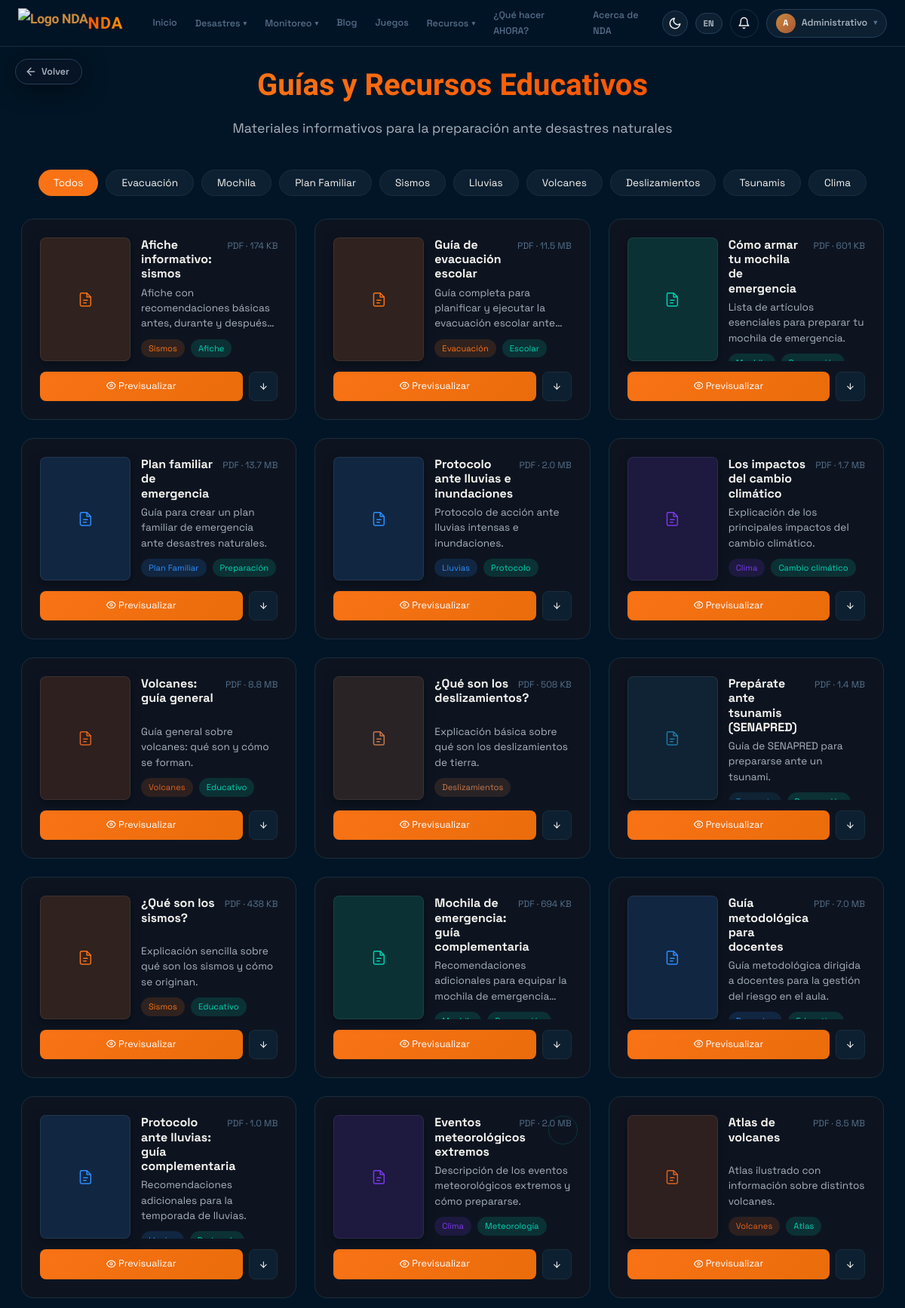
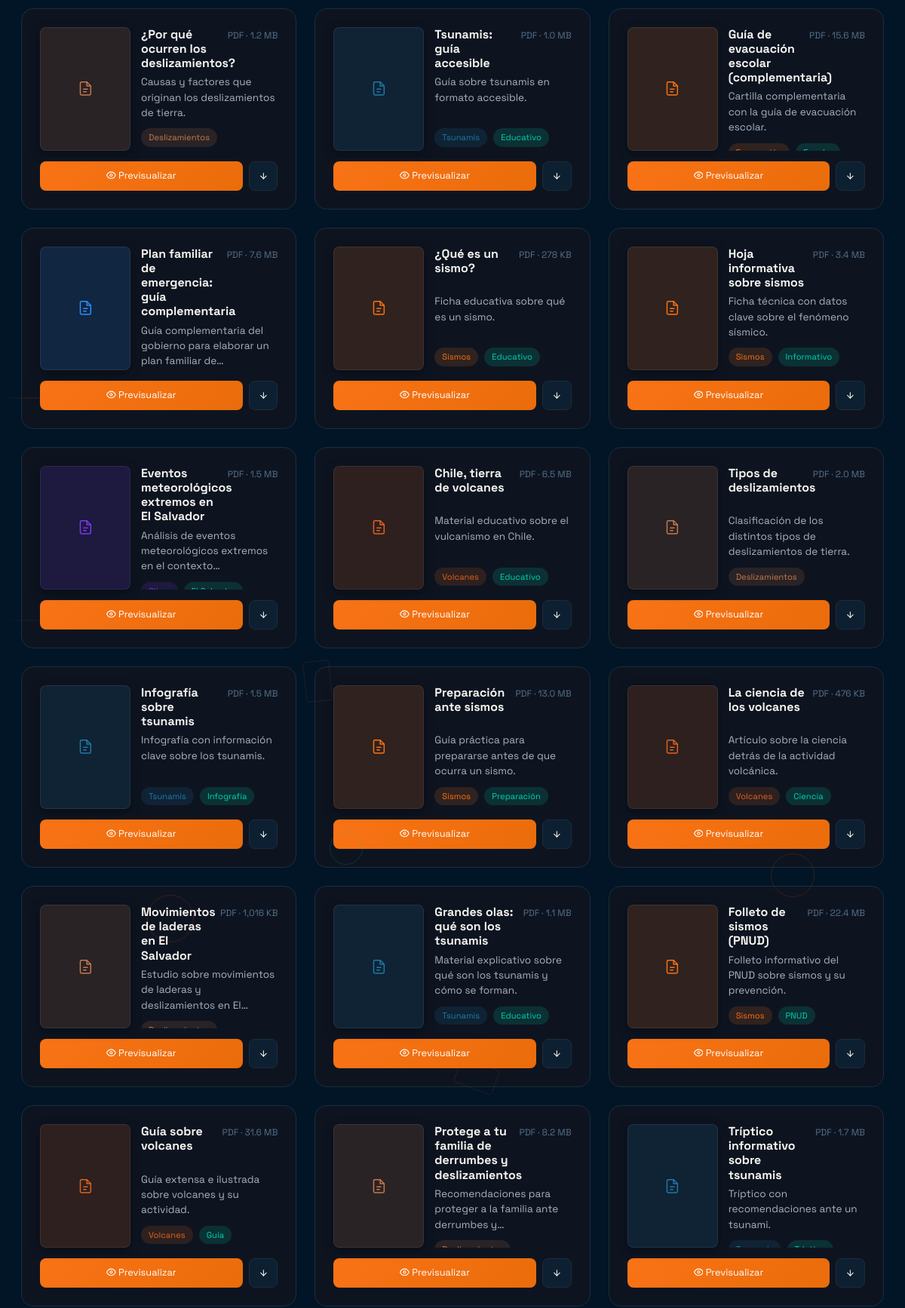
Screenshot of /?url=resources (signed in, upper part) with the database file from the repository (2 pictures, top to bottom).
### tables this page shows
CREATE TABLE recursos (
    recursos_id INT PRIMARY KEY AUTO_INCREMENT,
    titulo VARCHAR(150) NOT NULL,
    descripcion VARCHAR(300) NULL,
    categoria VARCHAR(30) NOT NULL,
    tags VARCHAR(150) NULL,
    archivo VARCHAR(255) NOT NULL,
     
    tamano_bytes BIGINT NULL,
    orden INT NOT NULL DEFAULT 0,
    usuarios_id INT NULL,
    created_at TIMESTAMP DEFAULT CURRENT_TIMESTAMP,
    updated_at TIMESTAMP DEFAULT CURRENT_TIMESTAMP ON UPDATE CURRENT_TIMESTAMP,
     
    FOREIGN KEY (usuarios_id) REFERENCES usuarios(usuarios_id) ON DELETE SET NULL,
     
    INDEX idx_recurso_categoria_orden (categoria, orden)
);

### controllers/MainController.php (called while the page is built, shortened)
<?php
class MainController {
    public function recursos() {
        $data = [
            'title' => 'Recursos - NDA',
            'user' => currentUser()
        ];
        view('resources', $data);
    }
}
?>

### config.php (called while the page is built, shortened)
<?php
function getDB() {
    try {
        $pdo = new PDO(
            "mysql:host=" . DB_HOST . ";dbname=" . DB_NAME . ";charset=utf8mb4",
            DB_USER,
            DB_PASS
        );
        $pdo->setAttribute(PDO::ATTR_ERRMODE, PDO::ERRMODE_EXCEPTION);
        $pdo->setAttribute(PDO::ATTR_DEFAULT_FETCH_MODE, PDO::FETCH_ASSOC);
        return $pdo;
    } catch (PDOException $e) {
        die("Connection error: " . $e->getMessage());
    }
}
?>

### models/RecursoModel.php (called while the page is built, shortened)
<?php
class RecursoModel {
    private $db;
    public function __construct() {
        $this->db = getDB();
    }
    public function getAllForPublic() {
        $stmt = $this->db->query("SELECT * FROM recursos ORDER BY orden ASC, created_at DESC");
        return $stmt->fetchAll();
    }
}

### views/resources.php (the view, shortened to what this page needs)
<?php
require_once __DIR__ . '/../models/RecursoModel.php';
$RECURSOS = (new RecursoModel())->getAllForPublic();
$catColors = [
    'evacuacion'      => ['#f97316', 'rgba(249, 115, 22, 0.15)'],
    'mochila'         => ['#00d4b0', 'rgba(0, 212, 176, 0.15)'],
    'plan'            => ['#2d8fff', 'rgba(45, 143, 255, 0.15)'],
    'sismo'           => ['#f97316', 'rgba(249, 115, 22, 0.15)'],
    'lluvias'         => ['#2d8fff', 'rgba(45, 143, 255, 0.15)'],
    'volcanes'        => ['#e0631f', 'rgba(224, 99, 31, 0.15)'],
    'clima'           => ['#7c3aed', 'rgba(124, 58, 237, 0.15)'],
    'deslizamientos'  => ['#C67A4B', 'rgba(198, 122, 75, 0.15)'],
    'tsunamis'        => ['#1f7aa8', 'rgba(31, 122, 168, 0.15)'],
];
function formatResourceSize($bytes) {
    $mb = $bytes / (1024 * 1024);
    return $mb >= 1 ? number_format($mb, 1) . ' MB' : number_format($bytes / 1024, 0) . ' KB';
}
?>
<div class="resources-page">
    <div class="wrap" style="padding-top: 80px; padding-bottom: 60px;">
        <div style="text-align: center; margin-bottom: 40px;">
            <h1 style="font-family: var(--fd); font-size: 2.5rem; font-weight: 900; background: linear-gradient(135deg, #f97316, #ff5500); -webkit-background-clip: text; -webkit-text-fill-color: transparent; display: inline-block;">
                 Guías y Recursos Educativos
            </h1>
            <p style="color: var(--text2); font-size: 1.1rem; margin-top: 10px;">
                Materiales informativos para la preparación ante desastres naturales
            </p>
        </div>
        <div style="display: flex; gap: 10px; flex-wrap: wrap; justify-content: center; margin-bottom: 30px;">
            <button class="filter-btn active" data-filter="all" style="background: #f97316; color: #fff; border: none; padding: 8px 20px; border-radius: 50px; font-size: 0.85rem; cursor: pointer; transition: all 0.2s;">Todos</button>
            <button class="filter-btn" data-filter="evacuacion" style="background: var(--card2); color: var(--text); border: 1px solid var(--border); padding: 8px 20px; border-radius: 50px; font-size: 0.85rem; cursor: pointer; transition: all 0.2s;"> Evacuación</button>
            <button class="filter-btn" data-filter="mochila" style="background: var(--card2); color: var(--text); border: 1px solid var(--border); padding: 8px 20px; border-radius: 50px; font-size: 0.85rem; cursor: pointer; transition: all 0.2s;"> Mochila</button>
            <button class="filter-btn" data-filter="plan" style="background: var(--card2); color: var(--text); border: 1px solid var(--border); padding: 8px 20px; border-radius: 50px; font-size: 0.85rem; cursor: pointer; transition: all 0.2s;"> Plan Familiar</button>
            <button class="filter-btn" data-filter="sismo" style="background: var(--card2); color: var(--text); border: 1px solid var(--border); padding: 8px 20px; border-radius: 50px; font-size: 0.85rem; cursor: pointer; transition: all 0.2s;"> Sismos</button>
            <button class="filter-btn" data-filter="lluvias" style="background: var(--card2); color: var(--text); border: 1px solid var(--border); padding: 8px 20px; border-radius: 50px; font-size: 0.85rem; cursor: pointer; transition: all 0.2s;"> Lluvias</button>
            <button class="filter-btn" data-filter="volcanes" style="background: var(--card2); color: var(--text); border: 1px solid var(--border); padding: 8px 20px; border-radius: 50px; font-size: 0.85rem; cursor: pointer; transition: all 0.2s;"> Volcanes</button>
            <button class="filter-btn" data-filter="deslizamientos" style="background: var(--card2); color: var(--text); border: 1px solid var(--border); padding: 8px 20px; border-radius: 50px; font-size: 0.85rem; cursor: pointer; transition: all 0.2s;"> Deslizamientos</button>
            <button class="filter-btn" data-filter="tsunamis" style="background: var(--card2); color: var(--text); border: 1px solid var(--border); padding: 8px 20px; border-radius: 50px; font-size: 0.85rem; cursor: pointer; transition: all 0.2s;"> Tsunamis</button>
            <button class="filter-btn" data-filter="clima" style="background: var(--card2); color: var(--text); border: 1px solid var(--border); padding: 8px 20px; border-radius: 50px; font-size: 0.85rem; cursor: pointer; transition: all 0.2s;"> Clima</button>
        </div>
        <div class="resources-grid" style="display: grid; grid-template-columns: repeat(auto-fill, minmax(300px, 1fr)); gap: 24px;">
            <?php foreach ($RECURSOS as $r):
                $cat = $r['categoria'];
                $accent = $catColors[$cat][0] ?? '#f97316';
                $accentBg = $catColors[$cat][1] ?? 'rgba(249, 115, 22, 0.15)';
                $tagList = array_filter(array_map('trim', explode(',', $r['tags'] ?? '')));
                $sizeLabel = formatResourceSize($r['tamano_bytes']);
            ?>
            <div class="resource-card" data-category="<?= htmlspecialchars($cat) ?>" style="background: var(--card); border: 1px solid var(--border); border-radius: 16px; padding: 24px; transition: transform 0.2s, box-shadow 0.2s;">
                <div style="display: flex; gap: 14px; margin-bottom: 14px;">
                    <div class="res-thumb" data-pdf="<?= htmlspecialchars($r['archivo']) ?>" style="width:120px;height:164px;flex-shrink:0;border-radius:8px;overflow:hidden;background:<?= $accentBg ?>;display:flex;align-items:center;justify-content:center;color:<?= $accent ?>;position:relative;border:1px solid rgba(255,255,255,.08);box-shadow:0 4px 14px rgba(0,0,0,.35);transition:transform .25s ease, box-shadow .25s ease;">
                    </div>
                    <div style="min-width:0;height:164px;overflow:hidden;">
                        <div style="display:flex;align-items:baseline;gap:8px;flex-wrap:nowrap;">
                            <h3 style="font-size: 1rem; font-weight: 700; color: var(--text); margin: 0; min-width: 0; flex: 1 1 auto; min-height: 3.6em; line-height: 1.2;"><?= htmlspecialchars($r['titulo']) ?></h3>
                            <span style="font-size: 0.75rem; color: var(--text3); white-space:nowrap; flex-shrink: 0;">PDF<?= $sizeLabel ? ' · ' . $sizeLabel : '' ?></span>
                        </div>
                        <p style="font-size: 0.85rem; color: var(--text2); margin: 6px 0 0; line-height: 1.5; height: 4.5em; overflow: hidden; display: -webkit-box; -webkit-line-clamp: 3; -webkit-box-orient: vertical;">
                            <?= htmlspecialchars($r['descripcion'] ?? '') ?>
                        </p>
                        <div style="display: flex; gap: 8px; flex-wrap: wrap; margin-top: 10px;">
                            <?php foreach (array_slice($tagList, 0, 2) as $i => $tag): ?>
                                <span style="background: <?= $i === 0 ? $accentBg : 'rgba(0, 212, 176, 0.15)' ?>; color: <?= $i === 0 ? $accent : '#00d4b0' ?>; font-size: 0.7rem; padding: 3px 10px; border-radius: 100px;"><?= htmlspecialchars($tag) ?></span>
                            <?php endforeach; ?>
                        </div>
                    </div>
                </div>
                <div style="display: flex; gap: 8px;">
                    <a href="<?= htmlspecialchars($r['archivo']) ?>" target="_blank" data-resource-title="<?= htmlspecialchars($r['titulo']) ?>" data-resource-category="<?= htmlspecialchars($cat) ?>" onclick="return openPdfPreview(this.href, this.dataset.resourceTitle, this.dataset.resourceCategory)" style="flex: 1; background: linear-gradient(135deg, #f97316, #ea6c0a); color: #fff; border: none; border-radius: 8px; padding: 8px 12px; font-size: 0.8rem; text-align: center; text-decoration: none; cursor: pointer; transition: opacity 0.2s;">
                        <svg width="1em" height="1em" viewBox="0 0 24 24" fill="none" stroke="currentColor" stroke-width="2" stroke-linecap="round" stroke-linejoin="round" style="display:inline-block;vertical-align:-0.15em" ><path d="M1 12s4-8 11-8 11 8 11 8-4 8-11 8-11-8-11-8z"/><circle cx="12" cy="12" r="3"/></svg> Previsualizar
                    </a>
                    <a href="<?= htmlspecialchars($r['archivo']) ?>" download style="background: var(--card2); color: var(--text); border: 1px solid var(--border); border-radius: 8px; padding: 8px 12px; font-size: 0.8rem; text-decoration: none; cursor: pointer; transition: background 0.2s;">
                        <svg width="1em" height="1em" viewBox="0 0 24 24" fill="none" stroke="currentColor" stroke-width="2" stroke-linecap="round" stroke-linejoin="round" style="display:inline-block;vertical-align:-0.15em" ><line x1="12" y1="5" x2="12" y2="19"/><polyline points="19 12 12 19 5 12"/></svg>
                    </a>
                </div>
            </div>
            <?php endforeach; ?>
        </div>
    </div>
</div>
<?php
require_once 'layout.php';
?>

### rows the page displays
recursos: titulo "Afiche informativo: sismos", tamano_bytes "174 KB", descripcion "Afiche con recomendaciones básicas antes, durante y…", tags "Sismos", tags "Afiche"
recursos: titulo "Guía de evacuación escolar", tamano_bytes "11.5 MB", descripcion "Guía completa para planificar y ejecutar la evacuación escolar…", tags "Evacuación", tags "Escolar"
recursos: titulo "Cómo armar tu mochila de emergencia", tamano_bytes "601 KB", descripcion "Lista de artículos esenciales para preparar tu mochila de emergencia."
recursos: titulo "Plan familiar de emergencia", tamano_bytes "13.7 MB", descripcion "Guía para crear un plan familiar de emergencia ante desastres naturales.", tags "Plan Familiar", tags "Preparación"
recursos: titulo "Protocolo ante lluvias e inundaciones", tamano_bytes "2.0 MB", descripcion "Protocolo de acción ante lluvias intensas e inundaciones.", tags "Lluvias", tags "Protocolo"
recursos: titulo "Los impactos del cambio climático", tamano_bytes "1.7 MB", descripcion "Explicación de los principales impactos del cambio climático.", tags "Clima", tags "Cambio climático"
recursos: titulo "Volcanes: guía general", tamano_bytes "8.8 MB", descripcion "Guía general sobre volcanes: qué son y cómo se forman.", tags "Volcanes", tags "Educativo"
recursos: titulo "¿Qué son los deslizamientos?", tamano_bytes "508 KB", descripcion "Explicación básica sobre qué son los deslizamientos de tierra.", tags "Deslizamientos"
recursos: titulo "Prepárate ante tsunamis (SENAPRED)", tamano_bytes "1.4 MB", descripcion "Guía de SENAPRED para prepararse ante un tsunami."
recursos: titulo "¿Qué son los sismos?", tamano_bytes "438 KB", descripcion "Explicación sencilla sobre qué son los sismos y cómo se originan.", tags "Sismos", tags "Educativo"
recursos: titulo "Mochila de emergencia: guía complementaria", tamano_bytes "694 KB", descripcion "Recomendaciones adicionales para equipar la mochila de…"
recursos: titulo "Guía metodológica para docentes", tamano_bytes "7.0 MB", descripcion "Guía metodológica dirigida a docentes para la gestión del riesgo en el aula."
recursos: titulo "Protocolo ante lluvias: guía complementaria", tamano_bytes "1.0 MB", descripcion "Recomendaciones adicionales para la temporada de lluvias."
recursos: titulo "Eventos meteorológicos extremos", tamano_bytes "2.0 MB", descripcion "Descripción de los eventos meteorológicos extremos y cómo prepararse.", tags "Clima", tags "Meteorología"
recursos: titulo "Atlas de volcanes", tamano_bytes "8.5 MB", descripcion "Atlas ilustrado con información sobre distintos volcanes.", tags "Volcanes", tags "Atlas"
recursos: titulo "¿Por qué ocurren los deslizamientos?", tamano_bytes "1.2 MB", descripcion "Causas y factores que originan los deslizamientos de tierra.", tags "Deslizamientos"
recursos: titulo "Tsunamis: guía accesible", tamano_bytes "1.0 MB", descripcion "Guía sobre tsunamis en formato accesible.", tags "Tsunamis", tags "Educativo"
recursos: titulo "Guía de evacuación escolar (complementaria)", tamano_bytes "15.6 MB", descripcion "Cartilla complementaria con la guía de evacuación escolar."
recursos: titulo "Plan familiar de emergencia: guía complementaria", tamano_bytes "7.6 MB", descripcion "Guía complementaria del gobierno para elaborar un plan familiar…"
recursos: titulo "¿Qué es un sismo?", tamano_bytes "278 KB", descripcion "Ficha educativa sobre qué es un sismo.", tags "Sismos", tags "Educativo"
recursos: titulo "Hoja informativa sobre sismos", tamano_bytes "3.4 MB", descripcion "Ficha técnica con datos clave sobre el fenómeno sísmico.", tags "Sismos", tags "Informativo"
recursos: titulo "Eventos meteorológicos extremos en El Salvador", tamano_bytes "1.5 MB", descripcion "Análisis de eventos meteorológicos extremos en el…"
recursos: titulo "Chile, tierra de volcanes", tamano_bytes "6.5 MB", descripcion "Material educativo sobre el vulcanismo en Chile.", tags "Volcanes", tags "Educativo"
recursos: titulo "Tipos de deslizamientos", tamano_bytes "2.0 MB", descripcion "Clasificación de los distintos tipos de deslizamientos de tierra.", tags "Deslizamientos"
recursos: titulo "Infografía sobre tsunamis", tamano_bytes "1.5 MB", descripcion "Infografía con información clave sobre los tsunamis.", tags "Tsunamis", tags "Infografía"
recursos: titulo "Preparación ante sismos", tamano_bytes "13.0 MB", descripcion "Guía práctica para prepararse antes de que ocurra un sismo.", tags "Sismos", tags "Preparación"
recursos: titulo "La ciencia de los volcanes", tamano_bytes "476 KB", descripcion "Artículo sobre la ciencia detrás de la actividad volcánica.", tags "Volcanes", tags "Ciencia"
recursos: titulo "Movimientos de laderas en El Salvador", tamano_bytes "1,016 KB", descripcion "Estudio sobre movimientos de laderas y deslizamientos en…"
recursos: titulo "Grandes olas: qué son los tsunamis", tamano_bytes "1.1 MB", descripcion "Material explicativo sobre qué son los tsunamis y cómo se forman.", tags "Tsunamis", tags "Educativo"
recursos: titulo "Folleto de sismos (PNUD)", tamano_bytes "22.4 MB", descripcion "Folleto informativo del PNUD sobre sismos y su prevención.", tags "Sismos", tags "PNUD"
recursos: titulo "Guía sobre volcanes", tamano_bytes "31.6 MB", descripcion "Guía extensa e ilustrada sobre volcanes y su actividad.", tags "Volcanes", tags "Guía"
recursos: titulo "Protege a tu familia de derrumbes y deslizamientos", tamano_bytes "8.2 MB", descripcion "Recomendaciones para proteger a la familia ante derrumbes…"
recursos: titulo "Tríptico informativo sobre tsunamis", tamano_bytes "1.7 MB", descripcion "Tríptico con recomendaciones ante un tsunami."

### other values shown
substr($_SESSION['user_name'], 0, 1) "A"
$navDisplayName "Administrativo"
